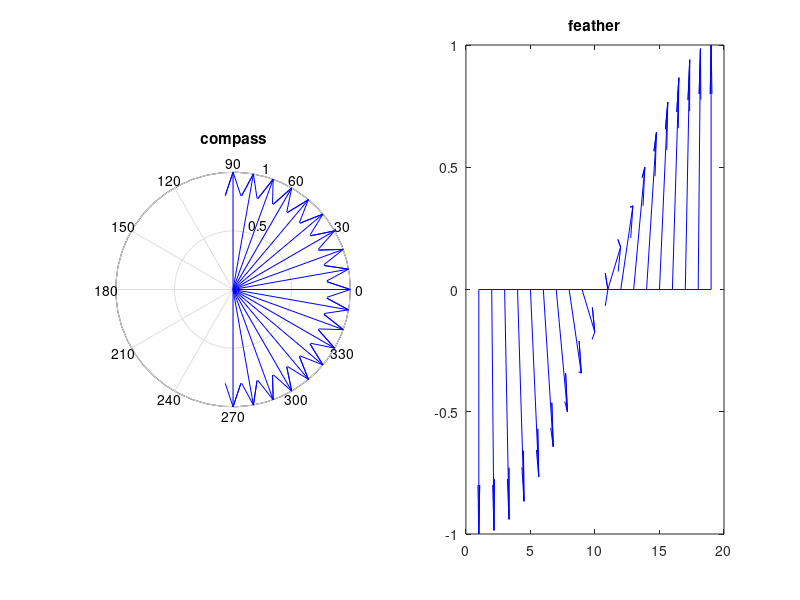

The MATLAB source for this figure:
t = -pi/2:pi/18:pi/2;
r = ones(size(t));
[x,y] = pol2cart(t,r);
subplot(1,2,1),compass(x,y),title('compass')
subplot(1,2,2),feather(x,y),title('feather')